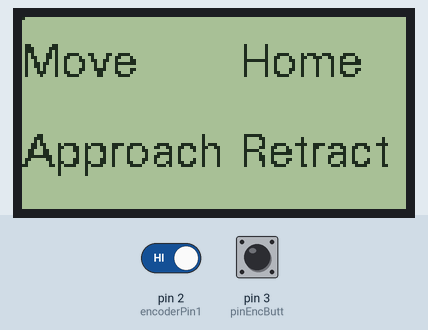
A sketch run on a simulated Arduino Uno, built with avr-gcc and run on an emulated ATmega328P. Parts: 128×64 one-colour display. The inputs (shaded band) are chosen by the test bench; at power-on: pin 2 (encoderPin1) HIGH, pin 3 (pinEncButt) HIGH. What the sketch prints to the serial monitor is not drawn.

Above: at 0.4 s.

The sketch:

REPRAP_Smart_controller.ino
```cpp
#include <U8x8lib.h>

#include "U8glib.h"

#define encoderPin1 2
#define encoderPin2 4
#define pinEncButt 3

const int encoderDivider = 4;
boolean buttonFlag = false;
int currentScreen = 0;

volatile int lastEncoded = 0;
volatile long encoderValue = 0;

long lastencoderValue = 0;
int coordinates[] = {0, 0};

int lastMSB = 0;
int lastLSB = 0;

U8GLIB_ST7920_128X64_1X u8g(17, 15, 16);

void cleardisplay() {
  u8g.firstPage();
  do {
  } while ( u8g.nextPage() );
}

void drawMain(void) {
  u8g.setFont(u8g_font_fur11);
  u8g.drawStr( 0, 20, "Move");
  u8g.drawStr( 73, 20, "Home");
  u8g.drawStr( 0, 50, "Approach");
  u8g.drawStr( 73, 50, "Retract");

  u8g.drawLine(coordinates[0], coordinates[1], coordinates[0] - 5, coordinates[1]);
  u8g.drawLine(coordinates[0], coordinates[1], coordinates[0], coordinates[1] - 5);

  //  char buf[8];
  //  sprintf(buf, "%d %d", digitalRead(pinEncButt), encoderValue);
  //  u8g.drawStr( 10, 50, buf);

}

void drawMove(void) {
  u8g.setFont(u8g_font_fur11);

  u8g.drawStr( 0, 40, "Z position");

  char buf[8];
  sprintf(buf, "%d", encoderValue);
  u8g.drawStr( 73, 35, buf);

}

void updateEncoder() {
  int MSB = digitalRead(encoderPin1);
  int LSB = digitalRead(encoderPin2);

  int encoded = (MSB << 1) | LSB;
  int sum  = (lastEncoded << 2) | encoded;

  if (sum == 0b1101 || sum == 0b0100 || sum == 0b0010 || sum == 0b1011) encoderValue++;
  if (sum == 0b1110 || sum == 0b0111 || sum == 0b0001 || sum == 0b1000) encoderValue--;

  lastEncoded = encoded; //store this value for next time
}

void buttonChange () {
  buttonFlag = ! buttonFlag;

}

void setup(void) {
  Serial.begin(9600);
  if (u8g.getMode() == U8G_MODE_BW)       {
    u8g.setColorIndex(1);
  }
  pinMode(encoderPin1, INPUT_PULLUP);
  pinMode(encoderPin2, INPUT_PULLUP);
  pinMode(pinEncButt,  INPUT_PULLUP);

  attachInterrupt(0, updateEncoder, RISING);
  attachInterrupt(1, buttonChange, RISING);
}

void loop(void) {
//  if (encoderValue / encoderDivider == 0) {                           //Move Menu
//    coordinates[0] = 39;
//    coordinates[1] = 22;
//    if (buttonFlag == true) {
//      cleardisplay();
//      encoderValue = 0;
//      currentScreen = 1;
//    }
//  }
//  else if (encoderValue / encoderDivider == 1) {                      //Home Menu
//    coordinates[0] = 114;
//    coordinates[1] = 22;
//  }
//  else if (encoderValue / encoderDivider == 2) {                    //Approach Menu
//    coordinates[0] = 67;
//    coordinates[1] = 51;
//  }
//  else if (encoderValue / encoderDivider == 3) {                    //retract Menu
//    coordinates[0] = 123;
//    coordinates[1] = 51;
//  }
//  else {
//    encoderValue = 0;
//  }

  Serial.print( digitalRead(pinEncButt) );
  Serial.print("      {");
  Serial.print(coordinates[0]);
  Serial.print(",");
  Serial.print(coordinates[1]);
  Serial.print("}      ");
  Serial.println(encoderValue);
  u8g.firstPage();
      do {
    drawMain();
  } while ( u8g.nextPage() );
  delay(50);
}
```
